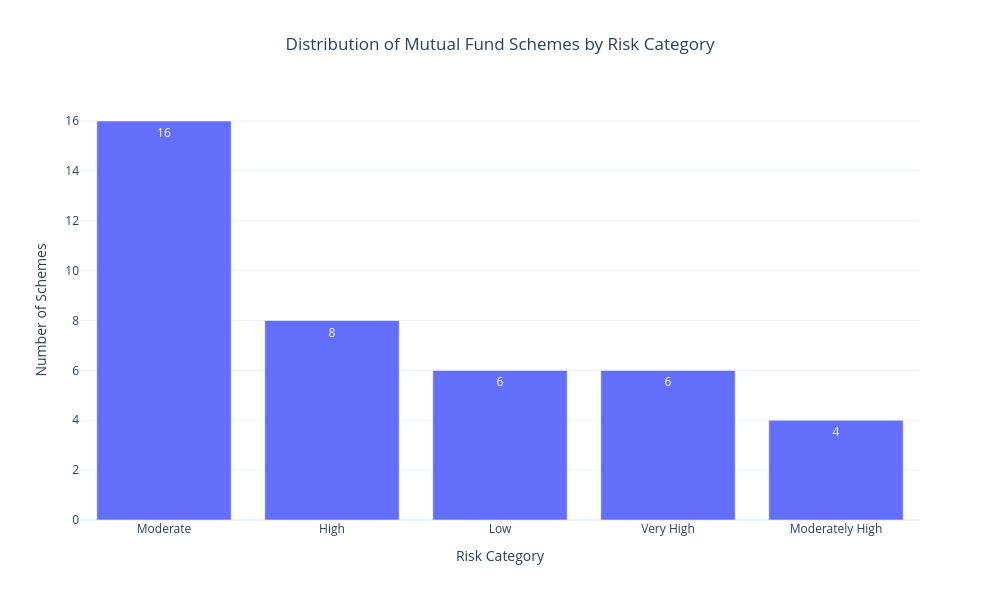

The notebook cell this image was saved under:
### Code cell
fig.update_layout(
    template="plotly_white",
    height=600,
    width=1000,
    title_x=0.5,
    xaxis_title="Risk Category",
    yaxis_title="Number of Schemes"
)

### Figure 1 — Plotly figure (JSON) as saved in the notebook; plotly's stock layout.template omitted (floating-point values rounded to 4 significant figures)
{"data": [{"hovertemplate": "risk_category=%{x}<br>scheme_count=%{text}<extra></extra>", "legendgroup": "", "marker": {"color": "#636efa", "pattern": {"shape": ""}}, "name": "", "orientation": "v", "showlegend": false, "text": [16.0, 8.0, 6.0, 6.0, 4.0], "textposition": "auto", "type": "bar", "x": ["Moderate", "High", "Low", "Very High", "Moderately High"], "xaxis": "x", "y": [16, 8, 6, 6, 4], "yaxis": "y"}], "layout": {"barmode": "relative", "height": 600, "legend": {"tracegroupgap": 0}, "title": {"text": "Distribution of Mutual Fund Schemes by Risk Category", "x": 0.5}, "width": 1000, "xaxis": {"anchor": "y", "domain": [0, 1], "title": {"text": "Risk Category"}}, "yaxis": {"anchor": "x", "domain": [0, 1], "title": {"text": "Number of Schemes"}}}}
